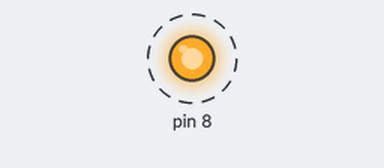
Bench run of a sketch on a simulated Arduino Uno, built with avr-gcc and run on an emulated ATmega328P. On the bench: output pins drawn as LEDs (lit = HIGH). Dashed ring = blinking.

Above: at 0.12 s.
Timing chart, 0 to 3.0 s (numbered marks = the images above):
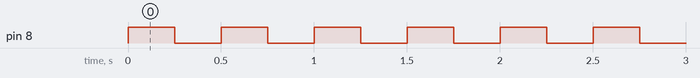

Measured:
- by itself, pin 8: alternates HIGH for 0.25 s and LOW for 0.25 s

The sketch:

led.ino
```cpp
void setup() {
  // put your setup code here, to run once:
  pinMode(8,OUTPUT);
}

void loop() {
  digitalWrite(8,HIGH);
  delay(250);
  digitalWrite(8,LOW);
  delay(250);

}
```
